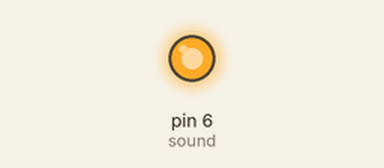
This sketch was run on a simulated Arduino Uno, built for the host (arithmetic inside an expression is 32-bit, double 64-bit). On the bench: output pins drawn as LEDs (lit = HIGH). Storage starts empty.

Above: at 0.1 s.
Timing chart, 0 to 1.6 s (numbered marks = the images above):
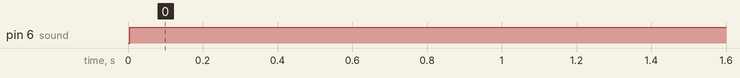

Measured:
- by itself, pin 6 (sound): LOW → HIGH at 0.01 s

The sketch:

sinalari_ino.ino
```cpp
 #include<SdFat.h>// Inclui a biblioteca "Sdfat.h" para leitura de cartão SD. Se você não tiver a biblioteca, faça o download e extraia na pasta "libraries" do Arduino
  #define sound 6    // Pino 6 com PWM, definido como "sound" (para saída analógica).
  const int chipSelect = 10;    // Pino 10 como "chip select" do cartão SD.

  SdFat sd;    // Definição para uso da biblioteca.
  SdFile myFile;     // Definição para uso da biblioteca.

  void setup() {

  Serial.begin(9600);    // Inicia a comunicação Serial.
  pinMode(sound, OUTPUT);     // Define o pino 6 como saída.

  TCCR0B = 0x01;     // Configura a frequência do PWM nos pinos 5 e 6 para 64KHz.

  if (!sd.init(SPI_FULL_SPEED, chipSelect)) sd.initErrorHalt();     // Inicia SdFat com máxima velocidade ou imprime mensagem de erro no "Serial Monitor".

  if (!myFile.open("test.wav", O_READ)) {     // Abre o arquivo chamado "test.wav" (o nome pode ser mudado), se não, imprime mensagem de erro no "Serial Monitor".
  sd.errorHalt("opening test.wav for read failed");
  }

  unsigned char data;     // Declara uma variável para armazenar os dados do arquivo.

  for(int count=0; count<46; count++) {     // Pula o cabeçalho do arquivo test.wav para acessar os dados(depois de 129 leituras). Este número pode variar para cada arquivo.
  data = myFile.read();     // Lê byte a byte até o final do cabeçalho.
  }

  while (data >=0) {     // Se o dado a ser lido for maior ou igual a zero (não nulo),

  data = myFile.read();     // Lê um byte do arquivo e armazena-o em "data".
  analogWrite(sound, data);     // Envia os dados para o pino 6 (pino ligado ao alto falante).
  delayMicroseconds(40);     // Espera um certo intervalo (em microssegundos) para a próxima amostragem (de acordo com a do arquivo .wav).

  // Este tempo de espera faz com que as amostragens sejam mais próximas à frequência de 8KHz do arquivo.
  }

  myFile.close();     // Fecha o arquivo.
  }

  void loop() {
  // Nada acontece aqui.
  }
```
